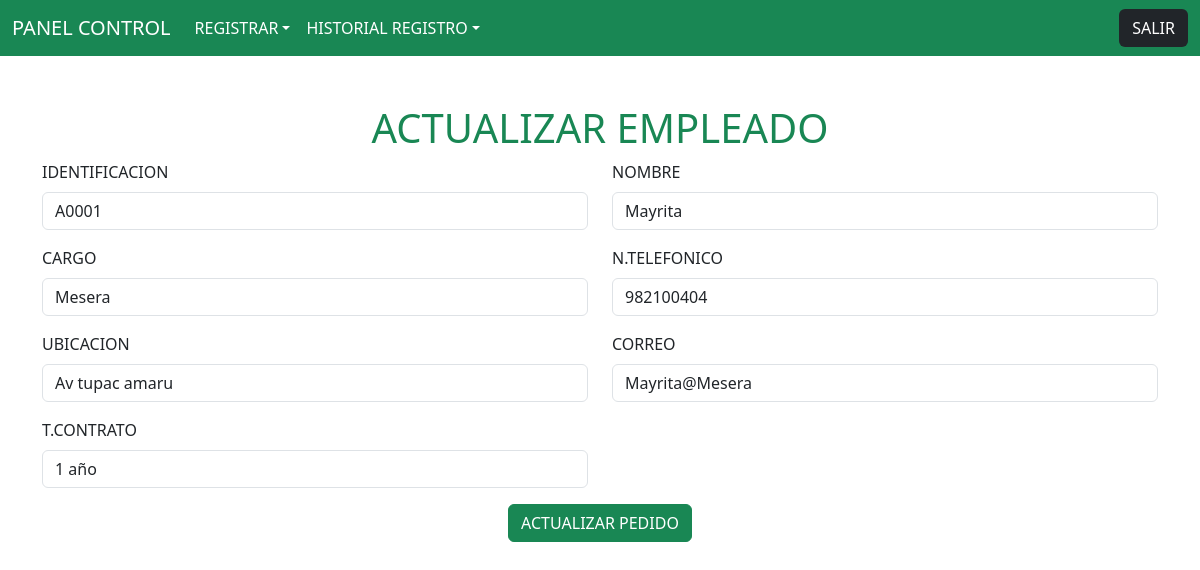
The app's page /enlace_tabla_empleado/enlace_actualizar_empleado/A0001 (signed in) with its own data.
### aplicacion/models.py (models this page shows, shortened)
class Tabla_Empleado(models.Model):
    Id_Empleado = models.CharField()
    Nombre_Empleado = models.CharField()
    Cargo_Empleado = models.CharField()
    Numero_Empleado = models.CharField()
    Ubicacion_Empleado = models.CharField()
    Correo_Empleado = models.CharField()
    Tiempo_Contrato_Empleado = models.CharField()

### aplicacion/views.py (the view)
# urls.py: path('enlace_tabla_empleado/enlace_actualizar_empleado/<Id_Empleado>' , views.enlace_actualizar_empleado),
@login_requerido
def enlace_actualizar_empleado(request , Id_Empleado):
    empleado = Tabla_Empleado.objects.get(Id_Empleado = Id_Empleado)
    return render(request , "actualizar_empleado.html" , {
        'actualizar_empleado' : empleado
    })

### aplicacion/views.py (called while the page is built)
def login_requerido(view_func):
    @wraps(view_func)
    def _wrapped_view(request, *args, **kwargs):
        if not request.session.get('usuario_logueado'):
            return redirect('/')  # Pon aquí la ruta de tu login si es distinta
        return view_func(request, *args, **kwargs)
    return _wrapped_view

### aplicacion/templates/actualizar_empleado.html
{% extends "barra_menu.html" %}
{% block contenedor %}
<div class="container my-5">
    <h1 class="text-center text-success">ACTUALIZAR EMPLEADO</h1>
    <form method='POST' action='/logica_actualizar_empleado/'> {% csrf_token %}
        <div class="row">
            <div class="col-md-6 mb-3">
                <label for="identificacion" class="form-label">IDENTIFICACION</label>
                <input type="text" class="form-control" id="TxtIdentificacion" name="TxtIdentificacion" value="{{ actualizar_empleado.Id_Empleado }}" required>
            </div>
            <div class="col-md-6 mb-3">
                <label for="nombre" class="form-label">NOMBRE</label>
                <input type="text" class="form-control" id="TxtNombre" name="TxtNombre" value="{{ actualizar_empleado.Nombre_Empleado }}" required>
            </div>
        </div>
        <div class="row">
            <div class="col-md-6 mb-3">
                <label for="categoria" class="form-label">CARGO</label>
                <input type="text" class="form-control" id="TxtCargo" name="TxtCargo" value="{{ actualizar_empleado.Cargo_Empleado }}" required>
            </div>
            <div class="col-md-6 mb-3">
                <label for="mesa" class="form-label">N.TELEFONICO</label>
                <input type="text" class="form-control" id="TxtTelefonico" name="TxtTelefonico" value="{{ actualizar_empleado.Numero_Empleado }}" required>
            </div>
        </div>
        <div class="row">
            <div class="col-md-6 mb-3">
                <label for="fecha" class="form-label">UBICACION</label>
                <input type="text" class="form-control" id="TxtUbicacion" name="TxtUbicacion" value="{{ actualizar_empleado.Ubicacion_Empleado }}" required>
            </div>
            <div class="col-md-6 mb-3">
                <label for="hora" class="form-label">CORREO</label>
                <input type="text" class="form-control" id="TxtCorreo" name="TxtCorreo" value="{{ actualizar_empleado.Correo_Empleado }}" required>
            </div>
            <div class="col-md-6 mb-3">
                <label for="hora" class="form-label">T.CONTRATO</label>
                <input type="text" class="form-control" id="TxtContrato" name="TxtContrato" value="{{ actualizar_empleado.Tiempo_Contrato_Empleado }}" required>
            </div>
        </div>
        <div class="text-center">
            <button type="submit" class="btn btn-success">ACTUALIZAR PEDIDO</button>
        </div>
    </form>
</div>
{% endblock contenedor %}

### records on screen
Tabla_Empleado: TxtIdentificacion "A0001", TxtNombre "Mayrita", TxtCargo "Mesera", TxtTelefonico "982100404", TxtUbicacion "Av tupac amaru", TxtCorreo "Mayrita@Mesera", TxtContrato "1 año"
